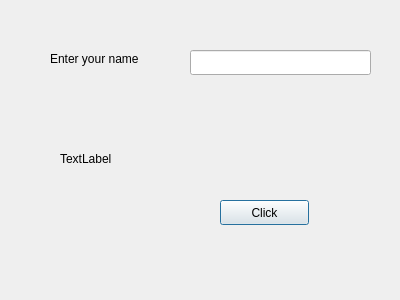
<?xml version="1.0" encoding="UTF-8"?>
<ui version="4.0">
 <class>Dialog</class>
 <widget class="QDialog" name="Dialog">
  <property name="geometry">
   <rect>
    <x>0</x>
    <y>0</y>
    <width>400</width>
    <height>300</height>
   </rect>
  </property>
  <property name="windowTitle">
   <string>Dialog</string>
  </property>
  <widget class="QLabel" name="label">
   <property name="geometry">
    <rect>
     <x>50</x>
     <y>50</y>
     <width>131</width>
     <height>17</height>
    </rect>
   </property>
   <property name="text">
    <string>Enter your name</string>
   </property>
  </widget>
  <widget class="QLabel" name="labelResponse">
   <property name="geometry">
    <rect>
     <x>60</x>
     <y>150</y>
     <width>291</width>
     <height>17</height>
    </rect>
   </property>
   <property name="text">
    <string>TextLabel</string>
   </property>
  </widget>
  <widget class="QLineEdit" name="lineEditName">
   <property name="geometry">
    <rect>
     <x>190</x>
     <y>50</y>
     <width>181</width>
     <height>25</height>
    </rect>
   </property>
  </widget>
  <widget class="QPushButton" name="pushButtonClickMe">
   <property name="geometry">
    <rect>
     <x>220</x>
     <y>200</y>
     <width>89</width>
     <height>25</height>
    </rect>
   </property>
   <property name="text">
    <string>Click</string>
   </property>
  </widget>
 </widget>
 <resources/>
 <connections/>
</ui>
